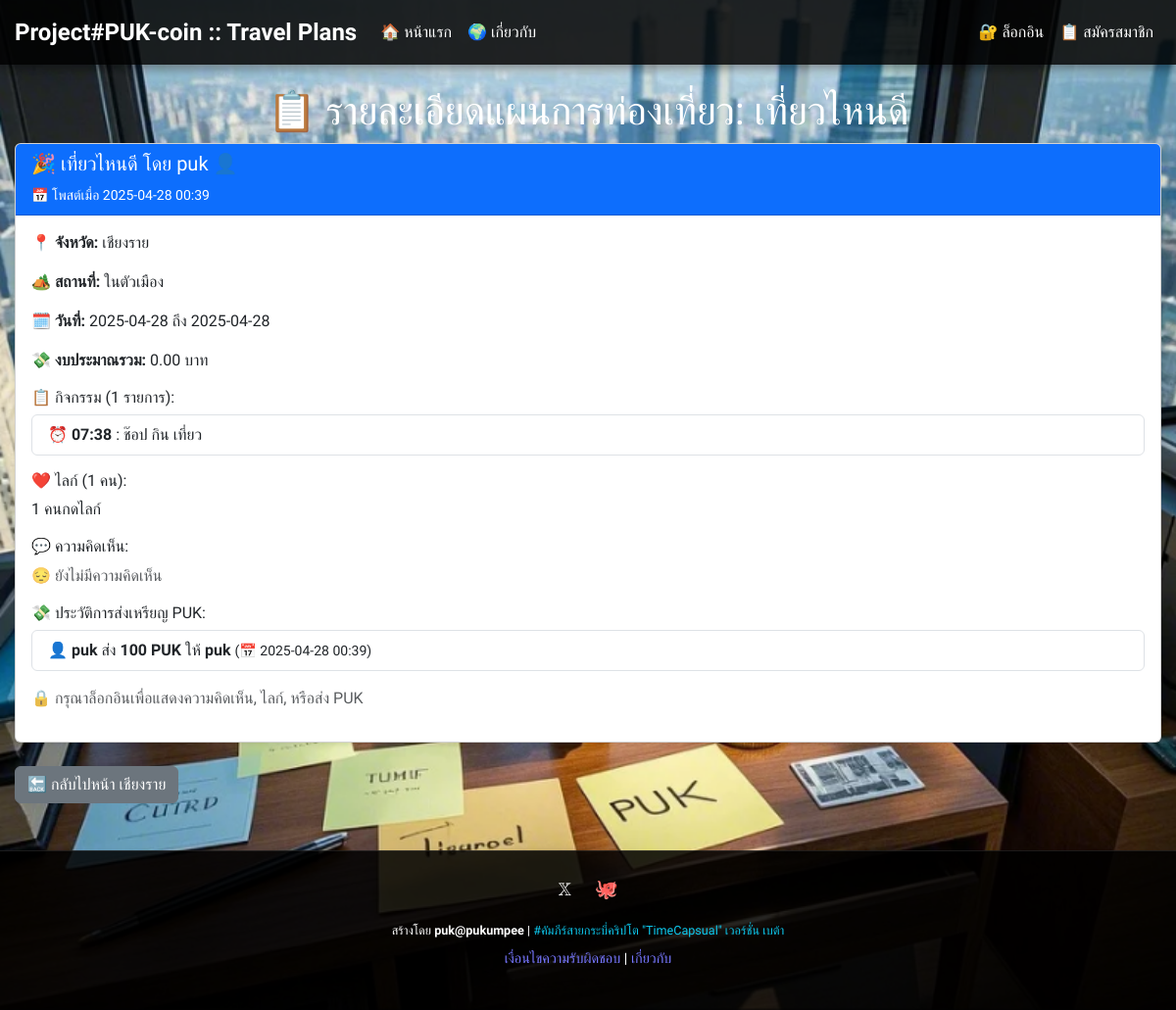
The app's page /plan/1 with its own data.
### models.py (models this page shows)
class TravelPlan(db.Model):
    id = db.Column(db.Integer, primary_key=True)
    user_id = db.Column(db.Integer, db.ForeignKey('user.id'))
    province_id = db.Column(db.Integer, db.ForeignKey('province.id'))
    name = db.Column(db.String(200), nullable=False)
    location = db.Column(db.String(200))
    start_date = db.Column(db.String(10))
    end_date = db.Column(db.String(10))
    total_budget = db.Column(db.Float, default=0)
    created_at = db.Column(db.DateTime, default=db.func.current_timestamp())
    user = db.relationship('User', backref='plans')
    province = db.relationship('Province', backref='plans')

class User(db.Model):
    id = db.Column(db.Integer, primary_key=True)
    username = db.Column(db.String(80), unique=True, nullable=False)
    password = db.Column(db.String(120), nullable=False)
    puk_coins = db.Column(db.Integer, default=100)
    wallet_address = db.Column(db.String(42), nullable=True)

class Province(db.Model):
    id = db.Column(db.Integer, primary_key=True)
    name = db.Column(db.String(100), unique=True, nullable=False)

class Activity(db.Model):
    id = db.Column(db.Integer, primary_key=True)
    travel_plan_id = db.Column(db.Integer, db.ForeignKey('travel_plan.id'))
    time = db.Column(db.String(5))
    detail = db.Column(db.String(200))
    budget = db.Column(db.Float)
    image_path = db.Column(db.String(200))
    travel_plan = db.relationship('TravelPlan', backref='activities')

class PukTransaction(db.Model):
    id = db.Column(db.Integer, primary_key=True)
    travel_plan_id = db.Column(db.Integer, db.ForeignKey('travel_plan.id'))
    sender_id = db.Column(db.Integer, db.ForeignKey('user.id'))
    receiver_id = db.Column(db.Integer, db.ForeignKey('user.id'))
    amount = db.Column(db.Integer)
    created_at = db.Column(db.DateTime, default=db.func.current_timestamp())
    tx_hash = db.Column(db.String(66), nullable=True)
    sender = db.relationship('User', foreign_keys=[sender_id], backref='sent_transactions')
    receiver = db.relationship('User', foreign_keys=[receiver_id], backref='received_transactions')
    travel_plan = db.relationship('TravelPlan', backref='transactions')

### app.py (the view)
@app.route('/plan/<int:plan_id>')
def plan_detail(plan_id):
    plan = get_plan_by_id(plan_id)
    transactions = PukTransaction.query.filter_by(travel_plan_id=plan_id).all()
    return render_template('plan_detail.html', plan=plan, transactions=transactions)

### app.py (called while the page is built)
def get_plan_by_id(plan_id):
    plan = db.session.get(TravelPlan, plan_id)
    if not plan:
        abort(404, description="ไม่พบแผนการท่องเที่ยว")
    return plan

@app.context_processor
def inject_user():
    user = None
    puk_coins = 0
    if 'user_id' in session:
        user = db.session.get(User, session['user_id'])
        if user:
            puk_coins = user.puk_coins
        else:
            session.pop('user_id', None)
    return dict(current_user=user, puk_coins=puk_coins)

@app.template_filter('format_number')
def format_number(value, precision=2):
    try:
        formatted = f"{float(value):,.{precision}f}"
        return formatted
    except (ValueError, TypeError):
        return value

### templates/plan_detail.html (shortened to what this page needs)
{% extends 'base.html' %}
{% block content %}
    <h1 class="text-center">📋 รายละเอียดแผนการท่องเที่ยว: {{ plan.name }}</h1>
    <div class="card mb-4 shadow-sm">
        <div class="card-header bg-primary text-white">
            <h5>🎉 {{ plan.name }} โดย {{ plan.user.username }} 👤</h5>
            <small>📅 โพสต์เมื่อ {{ plan.created_at.strftime('%Y-%m-%d %H:%M') }}</small>
        </div>
        <div class="card-body">
            <p><strong>📍 จังหวัด:</strong> {{ plan.province.name }}</p>
            <p><strong>🏕️ สถานที่:</strong> {{ plan.location or 'ไม่ระบุ' }}</p>
            <p><strong>🗓️ วันที่:</strong> {{ plan.start_date }} ถึง {{ plan.end_date }}</p>
            <p><strong>💸 งบประมาณรวม:</strong> {{ plan.total_budget|format_number }} บาท</p>
            <h6>📋 กิจกรรม ({{ plan.activities|length }} รายการ):</h6>
            {% if plan.activities %}
                <ul class="list-group mb-3">
                    {% for activity in plan.activities %}
                        <li class="list-group-item d-flex align-items-start">
                            <div>
                                {% if activity.time %}
                                    ⏰ <strong>{{ activity.time }}</strong>
                                {% else %}
                                    ⏰ <span class="text-muted">ไม่ระบุเวลา</span>
                                {% endif %}
                                {% if activity.detail %}
                                    : {{ activity.detail }}
                                {% else %}
                                    : <span class="text-muted">ไม่มีรายละเอียด</span>
                                {% endif %}
                            </div>
                        </li>
                    {% endfor %}
                </ul>
            {% else %}
                <p class="text-muted">😔 ยังไม่มีกิจกรรมในแผนนี้</p>
            {% endif %}
            <h6>❤️ ไลก์ ({{ plan.likes|length }} คน):</h6>
            {% if plan.likes %}
                <p>{{ plan.likes|length }} คนกดไลก์</p>
            {% else %}
                <p class="text-muted">😔 ยังไม่มีใครกดไลก์</p>
            {% endif %}
            <h6>💬 ความคิดเห็น:</h6>
            {% if plan.comments %}
                <ul class="list-group mb-3">
                    {% for comment in plan.comments %}
                        <li class="list-group-item">
                            👤 <strong>{{ comment.user.username }}</strong>: {{ comment.comment }}
                            <small>(📅 {{ comment.created_at.strftime('%Y-%m-%d %H:%M') }})</small>
                        </li>
                    {% endfor %}
                </ul>
            {% else %}
                <p class="text-muted">😔 ยังไม่มีความคิดเห็น</p>
            {% endif %}
            <h6>💸 ประวัติการส่งเหรียญ PUK:</h6>
            {% if transactions %}
                <ul class="list-group mb-3">
                    {% for transaction in transactions %}
                        <li class="list-group-item">
                            👤 <strong>{{ transaction.sender.username }}</strong> ส่ง
                            <strong>{{ transaction.amount }} PUK</strong> ให้
                            <strong>{{ transaction.receiver.username }}</strong>
                            <small>(📅 {{ transaction.created_at.strftime('%Y-%m-%d %H:%M') }})</small>
                        </li>
                    {% endfor %}
                </ul>
            {% else %}
                <p class="text-muted">😔 ยังไม่มีประวัติการส่งเหรียญ PUK สำหรับโพสต์นี้</p>
            {% endif %}
            {% if session.user_id %}
                <form action="{{ url_for('comment', plan_id=plan.id) }}" method="POST" class="mb-3">
                    <div class="input-group">
                        <input type="text" name="comment" class="form-control" placeholder="✍️ เขียนความคิดเห็น..." required>
                        <button type="submit" class="btn btn-primary">🚀 ส่ง</button>
                    </div>
                </form>
                <form action="{{ url_for('like', plan_id=plan.id) }}" method="POST" class="d-inline">
                    <button type="submit" class="btn btn-outline-primary">❤️ ไลก์ ({{ plan.likes|length }})</button>
                </form>
                <form action="{{ url_for('send_puk', plan_id=plan.id) }}" method="POST" class="d-inline">
                    <input type="number" name="amount" min="1" max="100" placeholder="จำนวน PUK" required style="width: 100px;" class="form-control d-inline-block">
                    <button type="submit" class="btn btn-outline-success">💰 ส่ง PUK</button>
                </form>
                {% if plan.user_id == session.user_id %}
                    <div class="mt-3">
                        <a href="{{ url_for('edit_plan', plan_id=plan.id) }}" class="btn btn-warning">✏️ แก้ไขแผน</a>
                        <form action="{{ url_for('delete_plan', plan_id=plan.id) }}" method="POST" class="d-inline">
                            <button type="submit" class="btn btn-danger" onclick="return confirm('⚠️ คุณแน่ใจหรือไม่ที่จะลบแผนนี้? การลบจะเสีย 10 เหรียญ PUK')">🗑️ ลบแผน</button>
                        </form>
                    </div>
                {% endif %}
            {% else %}
                <p class="text-muted">🔒 กรุณาล็อกอินเพื่อแสดงความคิดเห็น, ไลก์, หรือส่ง PUK</p>
            {% endif %}
        </div>
    </div>
    <a href="{{ url_for('province', province_id=plan.province_id) }}" class="btn btn-secondary">🔙 กลับไปหน้า {{ plan.province.name }}</a>
{% endblock %}

### records on screen
TravelPlan: name "เที่ยวไหนดี", created_at "2025-04-28 00:39", location "ในตัวเมือง", start_date "2025-04-28", end_date "2025-04-28", total_budget "0.00"
User: user.username "puk"
Province: province.name "เชียงราย"
Activity: time "07:38", detail "ช๊อป กิน เที่ยว"

### other values on screen
{{ plan.activities|length }} "1"
{{ plan.likes|length }} "1"
